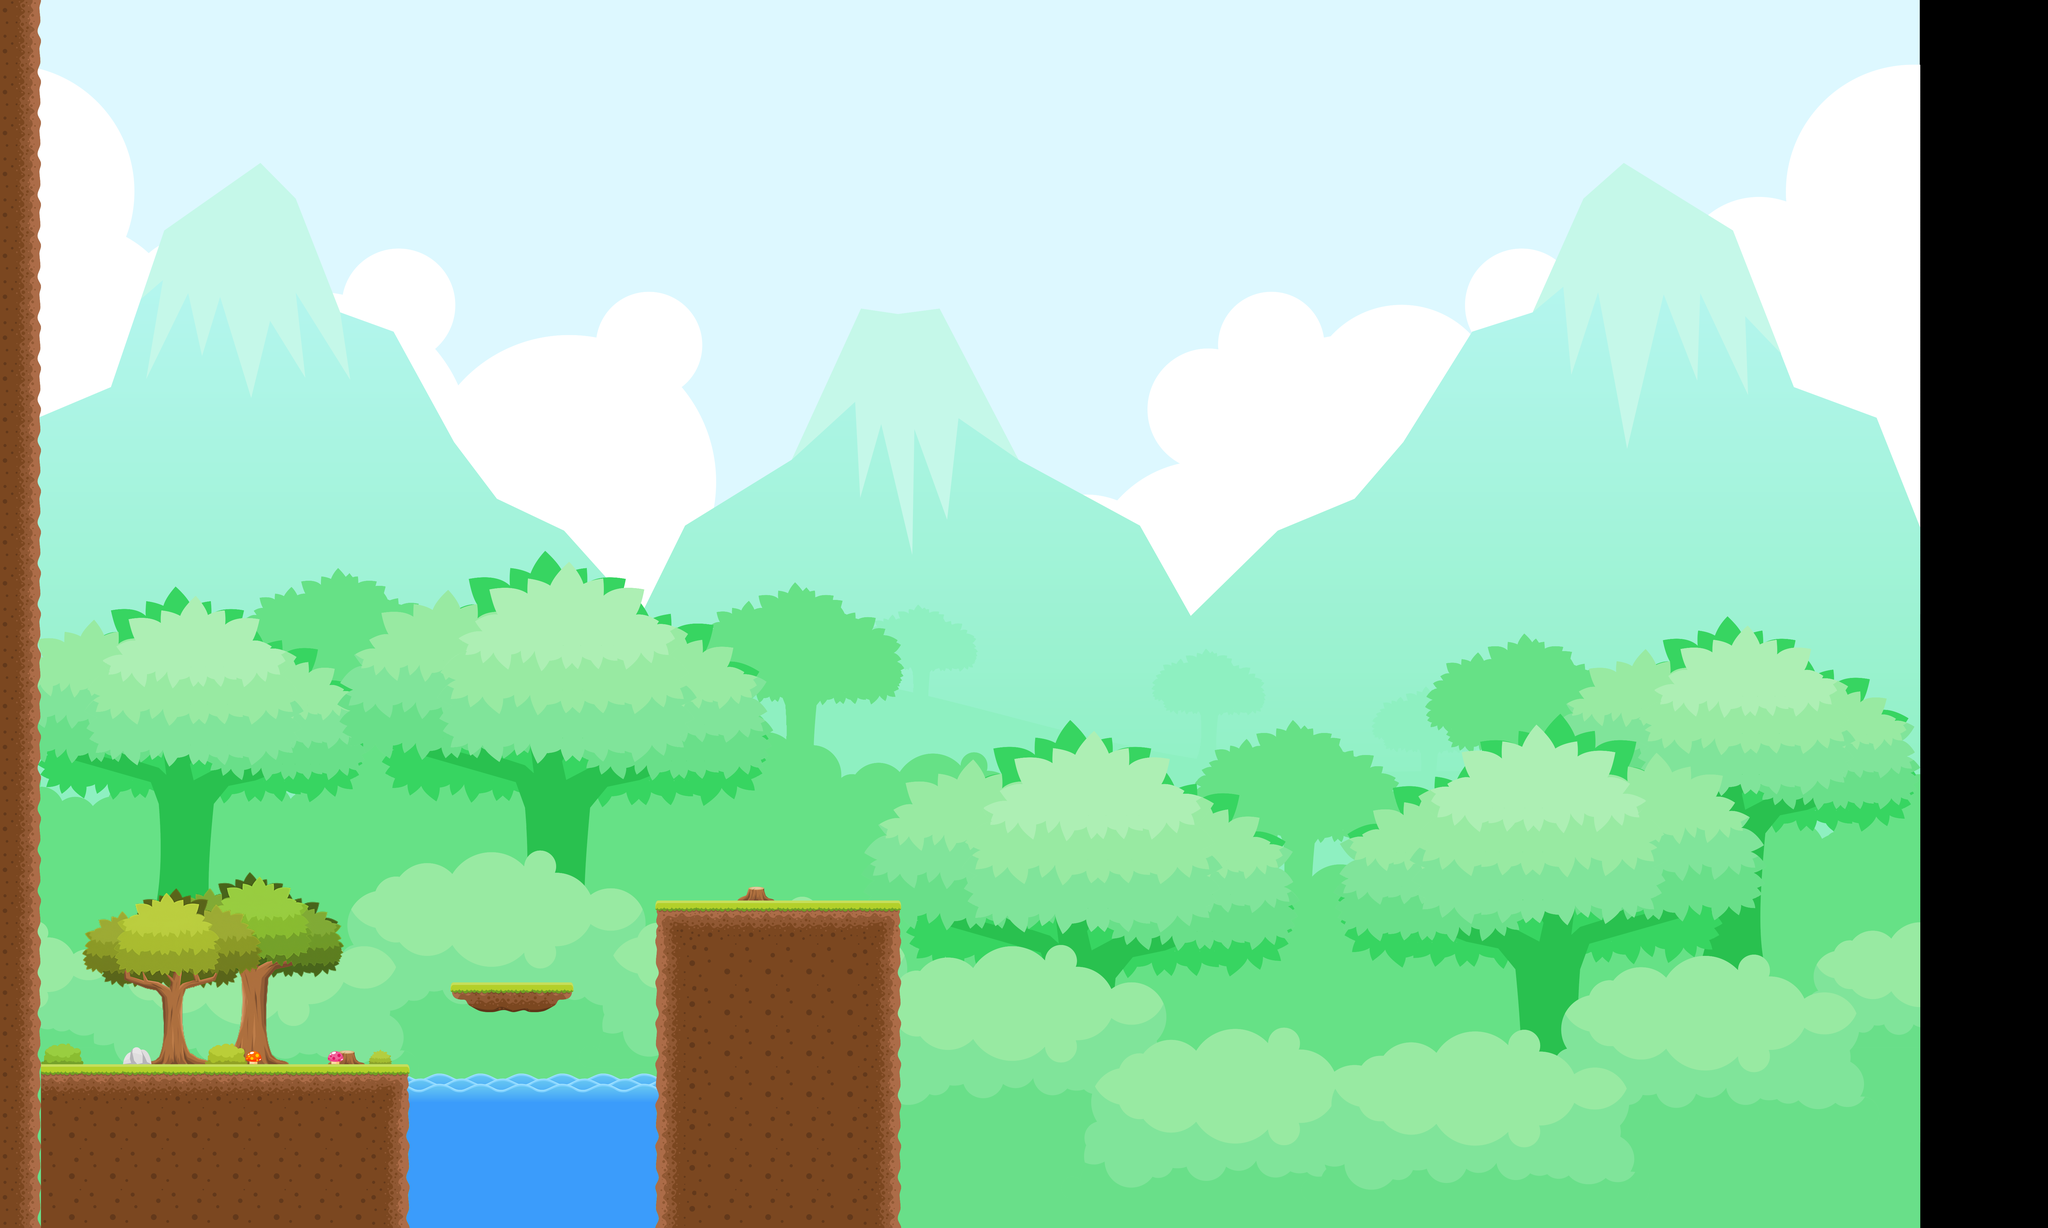

Tiled map render using the project's own tile images. Description and the map definition, with tile-layer contents summarised, below:
An orthogonal 50x30 tile map with 128x128 px tiles, 4 tile layers (Tile Layer 1, Water Layer, Object Layer 1, Object Layer 2), 2 tilesets, 1 image layer.

<map version="1.9" tiledversion="1.9.2" orientation="orthogonal" renderorder="right-down" width="50" height="30" tilewidth="128" tileheight="128" infinite="0" nextlayerid="7" nextobjectid="1">
 <editorsettings>
  <export target="level2.json" format="json" />
 </editorsettings>
 <tileset firstgid="1" source="objects.tsx" />
 <tileset firstgid="14" source="tiles.tsx" />
 <imagelayer id="3" name="bg" offsetx="0" offsety="-256.863">
  <image source="../../background/level2/bg.png" width="6001" height="4494" />
 </imagelayer>
 <layer id="1" name="Tile Layer 1" width="50" height="30">
  <data>[1500 cells, 117 non-empty, 13 distinct tile ids]</data>
 </layer>
 <layer id="2" name="Water Layer" width="50" height="30">
  <data>[1500 cells, 24 non-empty, 2 distinct tile ids]</data>
 </layer>
 <layer id="5" name="Object Layer 1" width="50" height="30">
  <data>[1500 cells, 2 non-empty, 2 distinct tile ids]</data>
 </layer>
 <layer id="6" name="Object Layer 2" width="50" height="30">
  <data>[1500 cells, 8 non-empty, 8 distinct tile ids]</data>
 </layer>
</map>
